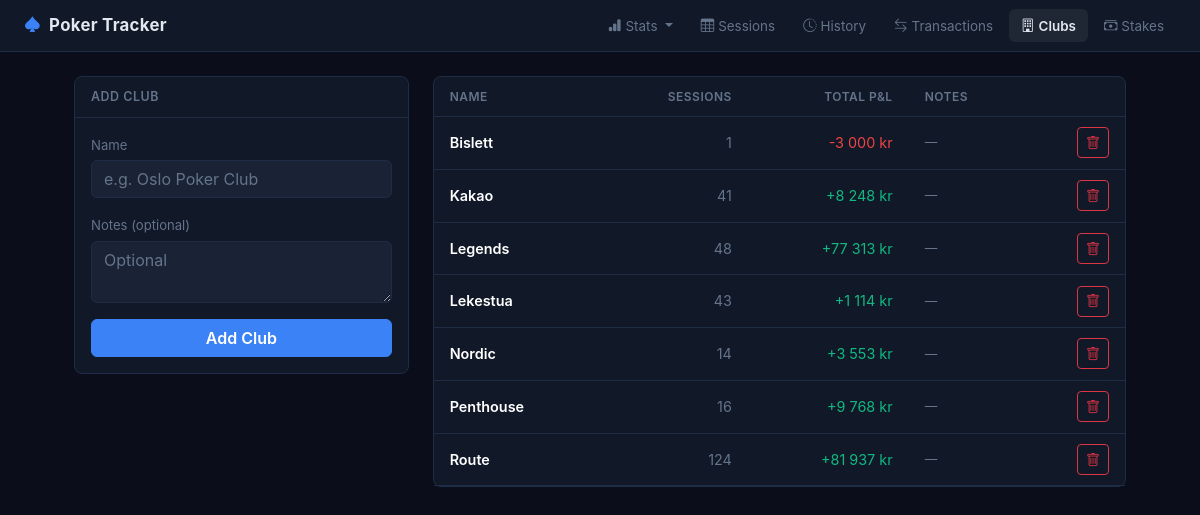
Page /clubs on the earlier database version.
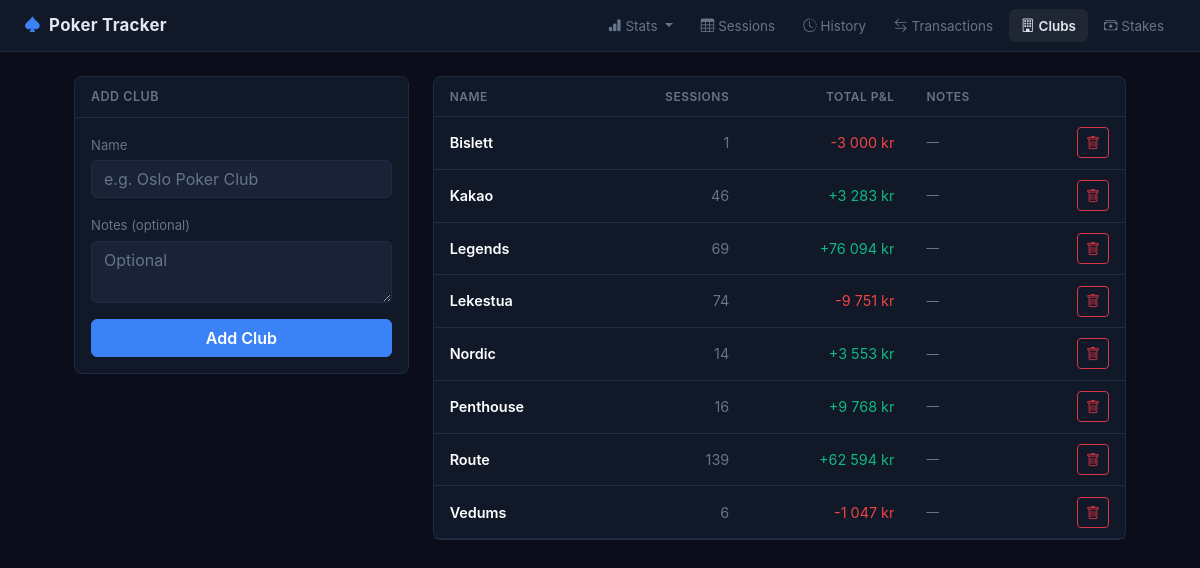
Same page on the later database version.
### tables this page shows
CREATE TABLE clubs (
            id INTEGER PRIMARY KEY AUTOINCREMENT,
            name TEXT NOT NULL UNIQUE,
            notes TEXT,
            created_at TEXT DEFAULT (datetime('now'))
        );

### app.py (the view, shortened to what this page needs)
@app.route("/clubs", methods=["GET", "POST"])
def clubs():
    db = get_db()
    clubs_list = db.execute("""
        SELECT c.*,
               COUNT(DISTINCT s.id) as session_count,
               COALESCE(SUM(s.profit), 0) as total_profit
        FROM clubs c
        LEFT JOIN sessions s ON s.club_id = c.id
        GROUP BY c.id ORDER BY c.name
    """).fetchall()
    return render_template("clubs.html", clubs=clubs_list)

### app.py (called while the page is built)
@app.template_filter("pnl")
def pnl_filter(value):
    if value is None:
        return "0 kr"
    v = float(value)
    formatted = f"{abs(v):,.0f}".replace(",", " ")
    if v > 0:
        return f"+{formatted} kr"
    elif v < 0:
        return f"-{formatted} kr"
    return "0 kr"

### database.py (called while the page is built)
def get_db():
    if "db" not in g:
        g.db = sqlite3.connect(str(DB_PATH))
        g.db.row_factory = sqlite3.Row
        g.db.execute("PRAGMA foreign_keys = ON")
    return g.db

### templates/clubs.html (shortened to what this page needs)
{% extends "base.html" %}
{% block content %}
<div class="row g-4">
    <div class="col-md-4">
        <div class="card">
            <div class="card-header">Add Club</div>
            <div class="card-body">
                <form method="post">
                    <div class="mb-3">
                        <label class="form-label">Name</label>
                        <input type="text" name="name" class="form-control" placeholder="e.g. Oslo Poker Club" required>
                    </div>
                    <div class="mb-3">
                        <label class="form-label">Notes <span class="text-muted">(optional)</span></label>
                        <textarea name="notes" class="form-control" rows="2" placeholder="Optional"></textarea>
                    </div>
                    <button type="submit" class="btn btn-success w-100">Add Club</button>
                </form>
            </div>
        </div>
    </div>
    <div class="col-md-8">
        {% if clubs %}
        <div class="card">
            <div class="table-responsive">
                <table class="table table-hover mb-0">
                    <thead>
                        <tr>
                            <th>Name</th>
                            <th class="text-end">Sessions</th>
                            <th class="text-end">Total P&L</th>
                            <th>Notes</th>
                            <th class="text-end"></th>
                        </tr>
                    </thead>
                    <tbody>
                        {% for c in clubs %}
                        <tr>
                            <td class="fw-semibold">{{ c['name'] }}</td>
                            <td class="text-end text-muted">{{ c['session_count'] }}</td>
                            <td class="text-end {{ 'text-success' if c['total_profit'] >= 0 else 'text-danger' }}">
                                {{ c['total_profit'] | pnl }}
                            </td>
                            <td class="text-muted small">{{ c['notes'] or '—' }}</td>
                            <td class="text-end">
                                <form method="post" action="/clubs/{{ c['id'] }}/delete" class="d-inline"
                                      onsubmit="return confirm('Delete {{ c['name'] }}? This will fail if it has sessions or transactions.')">
                                    <button type="submit" class="btn btn-sm btn-outline-danger">
                                        <i class="bi bi-trash"></i>
                                    </button>
                                </form>
                            </td>
                        </tr>
                        {% endfor %}
                    </tbody>
                </table>
            </div>
        </div>
        {% else %}
        <div class="text-center text-muted py-5">No clubs yet. Add your first club.</div>
        {% endif %}
    </div>
</div>
{% endblock %}

### templates/base.html (shortened to what this page needs)
<!DOCTYPE html>
<html lang="en" data-bs-theme="dark">
<head>
    <link rel="stylesheet" href="https://cdn.jsdelivr.net/npm/bootstrap@5.3.3/dist/css/bootstrap.min.css">
    <link rel="stylesheet" href="https://cdn.jsdelivr.net/npm/bootstrap-icons@1.11.3/font/bootstrap-icons.min.css">
    <link rel="stylesheet" href="{{ url_for('static', filename='style.css') }}">
</head>
<body>
<nav class="navbar navbar-expand-lg" id="main-nav">
    <div class="container-fluid px-4">
        <a class="navbar-brand fw-bold" href="/">
            <i class="bi bi-suit-spade-fill me-2" style="color:#3b82f6"></i>Poker Tracker
        </a>
        <div class="collapse navbar-collapse" id="navMenu">
            <ul class="navbar-nav ms-auto gap-1">
                <li class="nav-item dropdown">
                    <a class="nav-link dropdown-toggle {% if request.endpoint in ['index','all_time'] %}active{% endif %}"
                       href="#" data-bs-toggle="dropdown">
                        <i class="bi bi-bar-chart-fill me-1"></i>Stats
                    </a>
                </li>
                <li class="nav-item">
                    <a class="nav-link {% if request.endpoint in ['sessions','edit_session'] %}active{% endif %}" href="/sessions">
                        <i class="bi bi-table me-1"></i>Sessions
                    </a>
                </li>
                <li class="nav-item">
                    <a class="nav-link {% if request.endpoint == 'history' %}active{% endif %}" href="/history">
                        <i class="bi bi-clock-history me-1"></i>History
                    </a>
                </li>
                <li class="nav-item">
                    <a class="nav-link {% if request.endpoint in ['transactions','swaps'] %}active{% endif %}" href="/transactions">
                        <i class="bi bi-arrow-left-right me-1"></i>Transactions
                    </a>
                </li>
                <li class="nav-item">
                    <a class="nav-link {% if request.endpoint == 'clubs' %}active{% endif %}" href="/clubs">
                        <i class="bi bi-building me-1"></i>Clubs
                    </a>
                </li>
                <li class="nav-item">
                    <a class="nav-link {% if request.endpoint == 'stakes' %}active{% endif %}" href="/stakes">
                        <i class="bi bi-cash-stack me-1"></i>Stakes
                    </a>
                </li>
            </ul>
        </div>
    </div>
</nav>
<div class="page-wrap py-4 px-4">
    {% block content %}{% endblock %}
</div>
</body>
</html>

### static/style.css (style rules this page uses)
body { background: #0b0e1a; font-size: 0.9rem; color: #e2e8f0; font-family: 'Inter', -apple-system, sans-serif; }
.page-wrap { max-width: 1100px; margin-left: auto; margin-right: auto; width: 100%; box-sizing: border-box; }
#main-nav { background: #111827; border-bottom: 1px solid #1e2d45; }
.navbar-brand { font-size: 1.05rem; letter-spacing: 0.3px; color: #e2e8f0 !important; }
.nav-link { color: #64748b; font-size: 0.84rem; border-radius: 6px; padding: 0.4rem 0.75rem !important; transition: color 0.15s, background 0.15s; }
.nav-link:hover, .nav-link.active { color: #e2e8f0 !important; background: rgba(255,255,255,0.06); }
.nav-link.active { font-weight: 600; }
.card { background: #111827; border-color: #1e2d45; border-radius: 8px; }
.card-header { background: #111827; border-bottom: 1px solid #1e2d45; font-weight: 600; font-size: 0.78rem; letter-spacing: 0.5px; text-transform: uppercase; color: #64748b; padding: 0.65rem 1rem; border-radius: 8px 8px 0 0 !important; }
.table { --bs-table-bg: transparent; --bs-table-hover-bg: rgba(255,255,255,0.03); --bs-table-border-color: #1e2d45; color: #e2e8f0; }
.table thead th { font-size: 0.75rem; text-transform: uppercase; letter-spacing: 0.5px; color: #64748b; border-bottom: 1px solid #1e2d45; padding: 0.65rem 1rem; font-weight: 600; }
.table td { padding: 0.65rem 1rem; border-color: #1e2d45; vertical-align: middle; }
.form-control, .form-select { background: #1a2235; border-color: #1e2d45; color: #e2e8f0; }
.form-control::placeholder { color: #64748b; }
.form-label { font-size: 0.82rem; color: #64748b; margin-bottom: 0.3rem; }
.btn-success { background: #3b82f6; border-color: #3b82f6; color: #fff; font-weight: 600; }
.text-success { color: #10b981 !important; }
.text-danger { color: #ef4444 !important; }
.text-muted { color: #64748b !important; }

Differences in the rows shown:
computed for clubs "Kakao": session_count "41" → "46"; total_profit|pnl "+8 248 kr" → "+3 283 kr"
computed for clubs "Legends": session_count "48" → "69"; total_profit|pnl "+77 313 kr" → "+76 094 kr"
computed for clubs "Lekestua": session_count "43" → "74"; total_profit|pnl "+1 114 kr" → "-9 751 kr"
computed for clubs "Route": session_count "124" → "139"; total_profit|pnl "+81 937 kr" → "+62 594 kr"
added clubs: name "Vedums", session_count "6", total_profit|pnl "-1 047 kr", notes "—"
